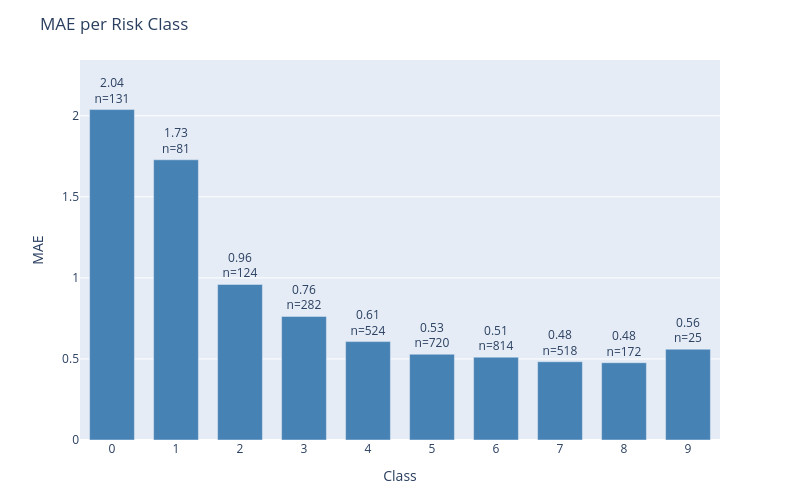

Here is the notebook cell this chart was saved with:
### Code cell
plot_error_by_group(
    df=results_test,
    y_true_col='actual',
    y_pred_col='prediction',
    group_by='class',
    metric='mae',
    title='MAE per Risk Class'
)

### Figure 1 — Plotly figure (JSON) as saved in the notebook; plotly's stock layout.template omitted (floating-point values rounded to 4 significant figures)
{"data": [{"marker": {"color": "steelblue"}, "text": ["2.04<br>n=131", "1.73<br>n=81", "0.96<br>n=124", "0.76<br>n=282", "0.61<br>n=524", "0.53<br>n=720", "0.51<br>n=814", "0.48<br>n=518", "0.48<br>n=172", "0.56<br>n=25"], "textposition": "outside", "type": "bar", "x": ["0", "1", "2", "3", "4", "5", "6", "7", "8", "9"], "y": [2.038, 1.728, 0.9597, 0.7624, 0.6069, 0.5292, 0.5111, 0.4826, 0.4767, 0.56]}], "layout": {"bargap": 0.3, "height": 500, "margin": {"b": 60, "t": 60}, "title": {"text": "MAE per Risk Class"}, "uniformtext": {"minsize": 8, "mode": "hide"}, "width": 800, "xaxis": {"title": {"text": "Class"}}, "yaxis": {"range": [0, 2.344], "title": {"text": "MAE"}}}}
